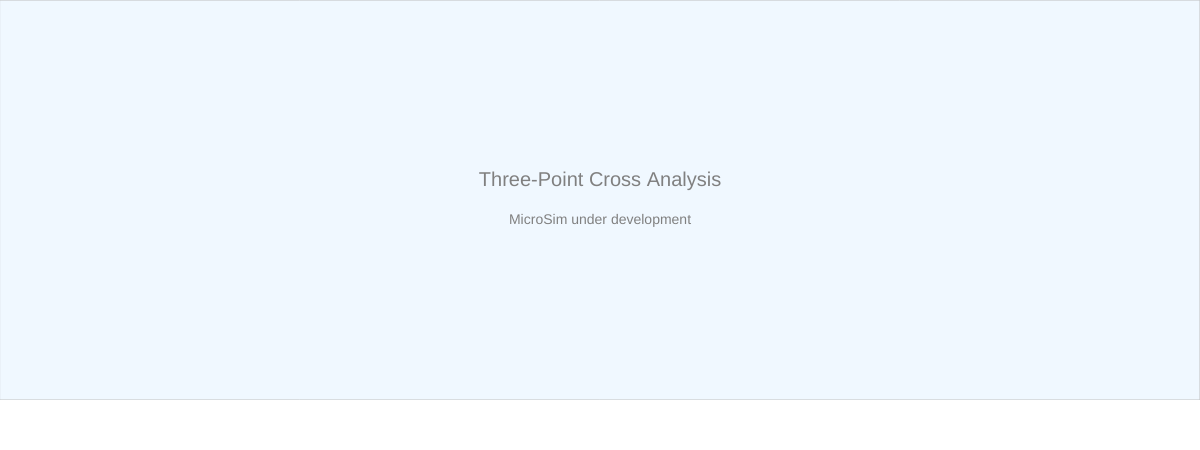
Frame 1 (no input)
Frame 60 (no input): identical to frame 1, image omitted
Frame 120 (the mouse pressed at the canvas centre since frame 60): identical to frame 1, image omitted

The p5.js sketch that drew this single still picture (run headless with seeded random() and noise() and a simulated clock; from frame 60 on, the mouse is pressed at the canvas centre):

// p5.js sketch
// ── sketch.js
// Three-Point Cross Analysis
// CANVAS_HEIGHT: 450
let drawHeight = 400;
let controlHeight = 50;
let canvasWidth, canvasHeight;

function updateCanvasSize() {
    const container = document.querySelector('main');
    canvasWidth = container ? container.offsetWidth : windowWidth;
    canvasHeight = drawHeight + controlHeight;
}

function setup() {
    updateCanvasSize();
    const canvas = createCanvas(canvasWidth, canvasHeight);
    canvas.parent(document.querySelector('main'));
    textSize(16);
}

function draw() {
    // Drawing area
    fill('aliceblue');
    stroke('silver');
    strokeWeight(1);
    rect(0, 0, canvasWidth, drawHeight);

    // Control area
    fill('white');
    noStroke();
    rect(0, drawHeight, canvasWidth, controlHeight);

    // Placeholder text
    fill('gray');
    noStroke();
    textAlign(CENTER, CENTER);
    textSize(20);
    text('Three-Point Cross Analysis', canvasWidth / 2, drawHeight / 2 - 20);
    textSize(14);
    text('MicroSim under development', canvasWidth / 2, drawHeight / 2 + 20);
}

function windowResized() {
    updateCanvasSize();
    resizeCanvas(canvasWidth, canvasHeight);
}

// ── main.html
<!DOCTYPE html>
<html lang="en">
<head>
    <meta charset="UTF-8">
    <meta name="viewport" content="width=device-width, initial-scale=1.0">
    <title>Three-Point Cross Analysis</title>
    <script src="https://cdnjs.cloudflare.com/ajax/libs/p5.js/1.11.1/p5.min.js"></script>
    <style>
        body {
            margin: 0;
            padding: 0;
            overflow-x: hidden;
            font-family: Arial, Helvetica, sans-serif;
        }
        main {
            display: block;
            width: 100%;
            max-width: 100%;
            box-sizing: border-box;
        }
        canvas {
            display: block;
        }
    </style>
</head>
<body>
    <main></main>
    <script src="sketch.js"></script>
</body>
</html>
